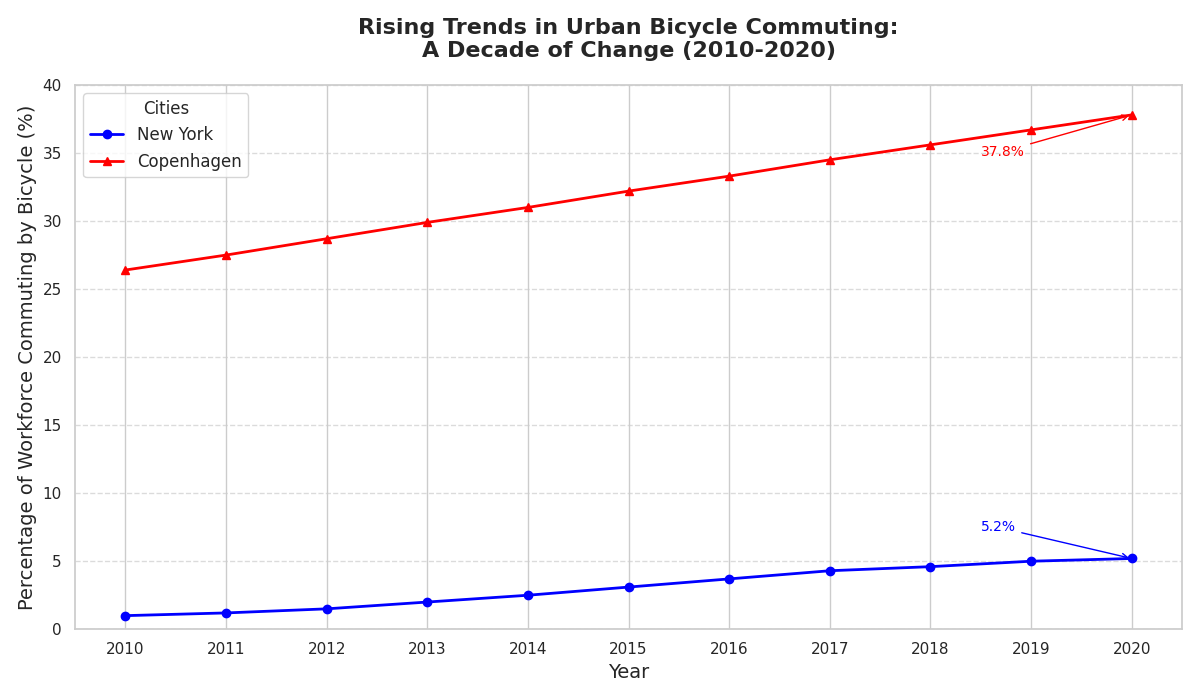

Source code (Python):
import matplotlib.pyplot as plt
import numpy as np

years = np.arange(2010, 2021)
ny_commuting = np.array([1.0, 1.2, 1.5, 2.0, 2.5, 3.1, 3.7, 4.3, 4.6, 5.0, 5.2])
cph_commuting = np.array([26.4, 27.5, 28.7, 29.9, 31.0, 32.2, 33.3, 34.5, 35.6, 36.7, 37.8])

fig, ax = plt.subplots(figsize=(12, 7))

ax.plot(years, ny_commuting, marker='o', linestyle='-', linewidth=2, color='blue', label='New York')
ax.plot(years, cph_commuting, marker='^', linestyle='-', linewidth=2, color='red', label='Copenhagen')

ax.annotate(f'{ny_commuting[-1]:.1f}%', xy=(2020, ny_commuting[-1]), xytext=(2018.5, ny_commuting[-1]+2),
            arrowprops=dict(arrowstyle="->", color='blue'), color='blue', fontsize=10)
ax.annotate(f'{cph_commuting[-1]:.1f}%', xy=(2020, cph_commuting[-1]), xytext=(2018.5, cph_commuting[-1]-3),
            arrowprops=dict(arrowstyle="->", color='red'), color='red', fontsize=10)

ax.set_title("Rising Trends in Urban Bicycle Commuting:\nA Decade of Change (2010-2020)", fontsize=16, fontweight='bold', pad=20)
ax.set_xlabel("Year", fontsize=14)
ax.set_ylabel("Percentage of Workforce Commuting by Bicycle (%)", fontsize=14)
ax.set_xticks(years)
ax.set_ylim(0, 40)
ax.yaxis.grid(True, linestyle='--', alpha=0.7)

ax.legend(title='Cities', fontsize=12, loc='upper left')

plt.tight_layout()
plt.show()
